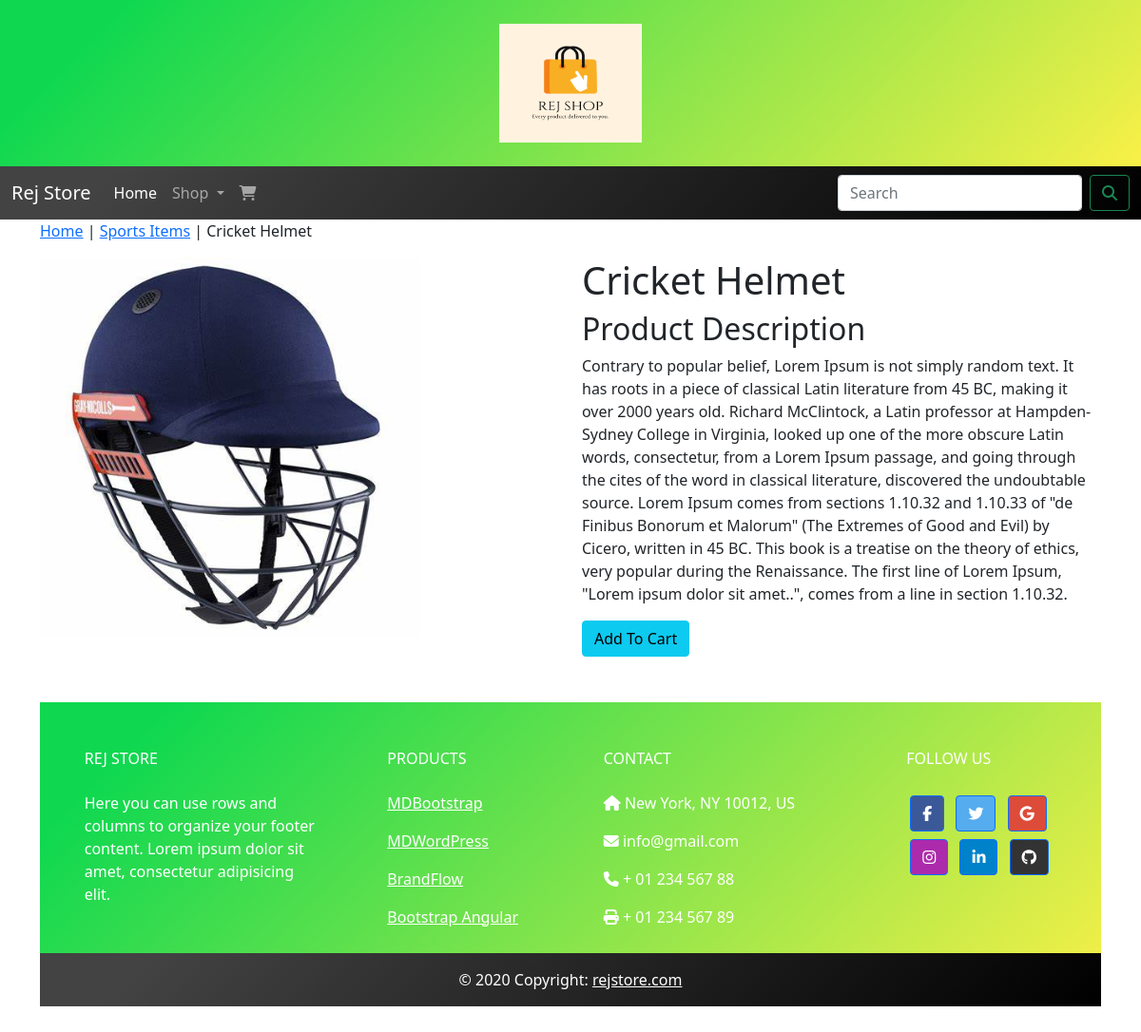
The page /shop/sports-items/cricket-helmet/ on the database its author committed.
### rej_home/models.py (models this page shows, shortened)
class Product(models.Model):
    productName = models.CharField(max_length=300, unique=True)
    slug = models.SlugField(max_length=300, unique=True)
    category = models.ForeignKey(Category, on_delete=models.CASCADE)
    productImage = models.ImageField(upload_to='category_img', blank=True)
    productDescription = models.TextField(blank=True)
    productPrice = models.DecimalField(max_digits=20, decimal_places=2)
    productAvailable = models.BooleanField(default=True)
    productStock = models.IntegerField()
    productCreatedAt = models.DateField(auto_now_add=True)
    productUpdatedAt = models.DateField(auto_now=True)
    class Meta:
        ordering = ('productName',)
        verbose_name = 'product'
        verbose_name_plural = 'products'

class Category(models.Model):
    categoryName = models.CharField(max_length=300, unique=True)
    slug = models.SlugField(max_length=300, unique=True)
    categoryImage = models.ImageField(upload_to='category_img', blank=True)
    categoryDescription = models.TextField(blank=True)
    class Meta:
        ordering = ('categoryName',)
        verbose_name = 'category'
        verbose_name_plural = 'categories'
    def get_url(self):
        return reverse('rej_home:products_by_category', args=[self.slug])
    def __str__(self):
        return '{}'.format(self.categoryName)

### rej_home/views.py (the view)
# urls.py: path('<slug:category_slug>/<slug:product_slug>/', views.productDetails, name='productDetails'),
def productDetails(request, category_slug, product_slug):
    try:
        product = Product.objects.get(category__slug=category_slug, slug=product_slug)
    except Exception as e:
        raise e
    return render(request, 'productDetails.html', {'product': product})

### rej_home/context_processors.py (called while the page is built)
def menu_links(request):
    links = Category.objects.all()
    return dict(links=links)

### templates/productDetails.html (shortened to what this page needs)
{% extends 'base.html' %}
{% load static %}
{% block content %}
    <div class="container">
        <div>
            <p><a href="{% url 'rej_home:allProducts' %}">Home</a> | <a href="{{product.category.get_url}}">{{product.category}}</a> | {{product.productName}}</p>
        </div>
    </div>
<div class="container">
    <div class="row">
        <div class="col-12 col-sm-12 col-md-12 col-lg-6">
            <div>
                <div style="min-width: 18rem;" class="prod_detail_pic_div">
                  <img class="product_detail_pic" src="{{product.productImage.url}}" alt="{{product.productName}}">
                </div>
            </div>
        </div>
        <div class="col-12 col-sm-12 col-md-12 col-lg-6">
            <div>
                <h1>{{product.productName}}</h1>
                <h2 class="prod_detail_head">Product Description</h2>
                <p class="text-justify">{{product.productDescription}}</p>
                {% if product.productStock <= 0 %}
                    <p><b>OUT OF STOCK</b></p>
                {% else %}
                    <a href="" class="btn btn-info">Add To Cart</a>
                {% endif %}
            </div>
        </div>
    </div>
</div>
{% endblock %}

### static/css/custom.css (style rules this page uses)
* { box-sizing: border-box; }
body { font-family: Arial, Helvetica, sans-serif; }
.product_detail_pic { width: 400px; height: 400px; }

### rows shown on the page
Product: category "Sports Items", productName "Cricket Helmet", productImage (picture), productDescription "Contrary to popular belief, Lorem Ipsum is not simply random text. It has roots in a piece of classical Latin literature from 45 BC, making it over 2000 years old. Richard McClintock, a Latin professor at Hampden-Sydney College in Virginia, looked up one of the more obscure Latin words, consectetur, from a Lorem Ipsum passage, and going through the cites of the word in classical literature, discovered the undoubtable source. Lorem Ipsum comes from sections 1.10.32 and 1.10.33 of \"de Finibus Bonorum et Malorum\" (The Extremes of Good and Evil) by Cicero, written in 45 BC. This book is a treatise on the theory of ethics, very popular during the Renaissance. The first line of Lorem Ipsum,…"
